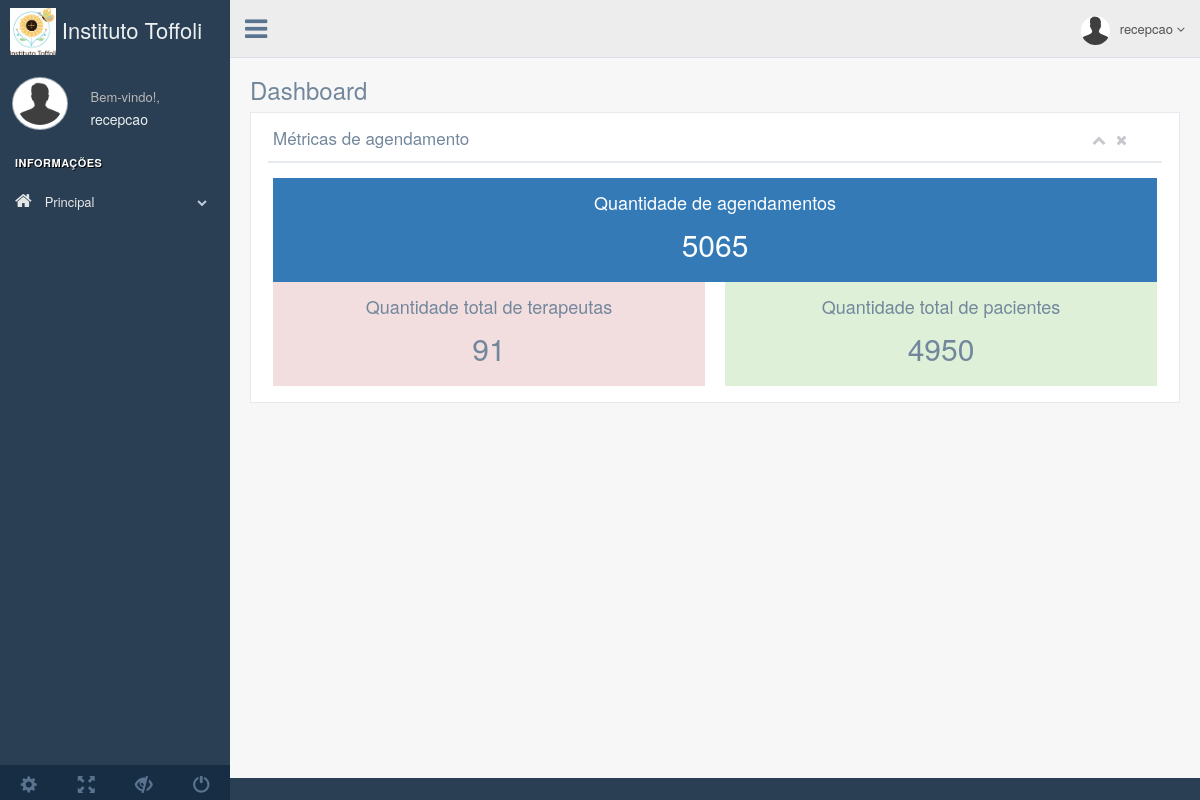
/dashboard (signed in), run on an earlier commit of the app's database.
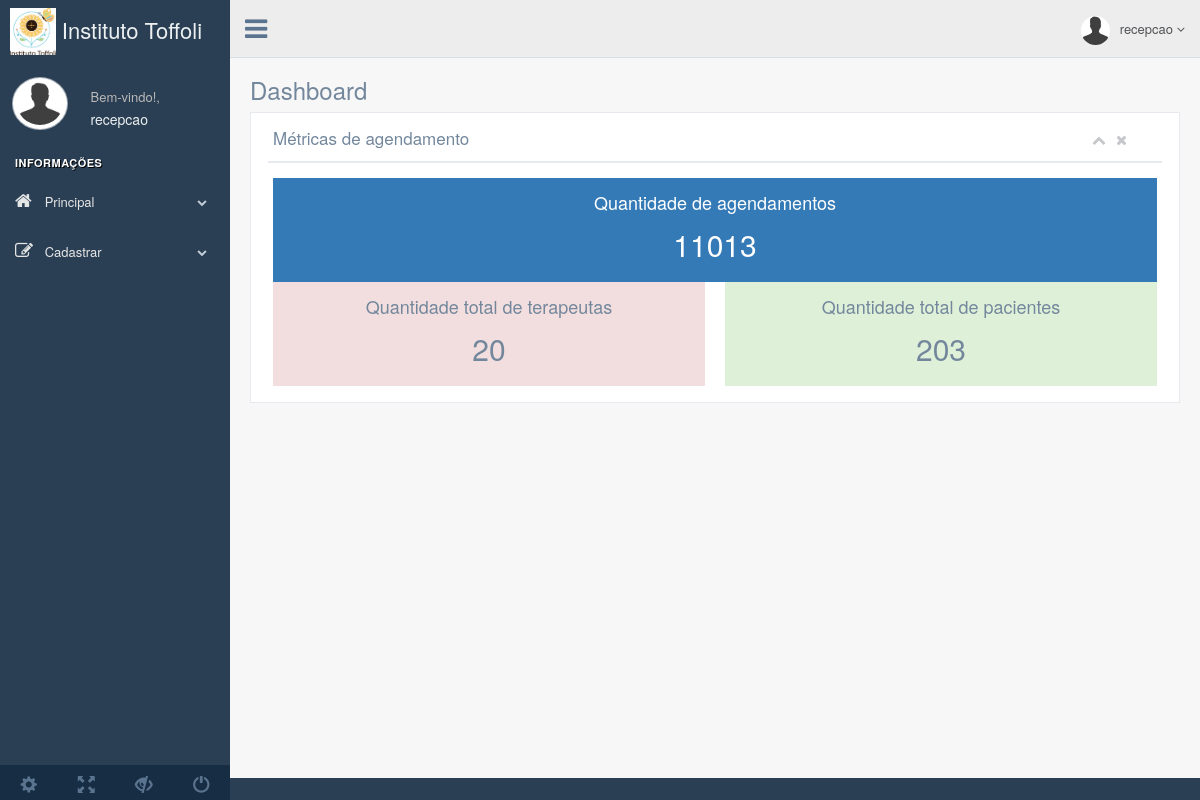
And on a later commit of the database.
### calendario/models.py (models this page shows, shortened)
class Event(models.Model):
    TIPOS_TERAPIA = [
        ("ABA","Aba"),
        ("CLINICO","Clinico"),
        ("PARTICULAR","Particular"),
    ]
    paciente = models.CharField(max_length=100)  # Agora é texto, não uma ForeignKey
    terapeuta = models.CharField(max_length=100)  # Agora é texto, não uma ForeignKey
    convenio = models.CharField(max_length=100)  # Agora é texto, não uma ForeignKey
    cidade = models.CharField(max_length=30, blank=True, null=True)
    tipo_terapia = models.CharField(max_length=12, choices=TIPOS_TERAPIA, default='')
    guia = models.CharField(max_length=20, blank=True, null=True)
    start_time = models.DateTimeField()
    end_time = models.DateTimeField(blank=True, null=True)
    descricao = models.TextField(blank=True, null=True)
    confirmado = models.BooleanField(default=False)
    foi_pago = models.BooleanField(default=False)
    valor_pago = models.DecimalField(max_digits=8, decimal_places=2, null=True, blank=True)
    comprovante = models.FileField(upload_to='comprovantes/', null=True, blank=True)
    pagamento_pendente = models.BooleanField(default=False)
    metric_count = models.IntegerField(default=0, editable=False)
    confirmed_color = models.CharField(max_length=20, default='')  # New field for confirmed color
    objects = EventManager()

### dashboard/views.py (the view)
# urls.py: path('', include('dashboard.urls')),
def dashboard(request):
    product_metrics = metrics.get_product_metrics
    context = {
        'product_metrics': product_metrics
    }
    return render(request, 'dashboard.html', context)

### dashboard/metrics.py (called while the page is built)
def get_product_metrics():
    event = Event.objects.all()
    paciente = Paciente.objects.all()
    terapeuta = Terapeuta.objects.all()
    total_event = sum(even.metric_count for even in event)
    total_pacientes = sum(pacientes.metric_paciente for pacientes in paciente)
    total_terapeutas = sum(terapeutas.metric_terapeuta for terapeutas in terapeuta)
    return dict(
        total_event = total_event,
        total_pacientes = total_pacientes,
        total_terapeutas = total_terapeutas,
    )

### dashboard/templates/dashboard.html (shortened to what this page needs)
{% extends 'componentes/base_site.html' %}
{% load static %}
{% block content %}
<div class="right_col" role="main">
    <div class="">
        <div class="page-title">
            <div class="title_left">
                <h3>Dashboard</h3>
            </div>
        </div>
        <div class="clearfix"></div>
        <div class="row">
            <div class="col-md-12">
                <div class="x_panel">
                    <div class="x_title">
                        <h2>Métricas de agendamento</h2>
                        <ul class="nav navbar-right panel_toolbox">
                            <li><a class="collapse-link"><i class="fa fa-chevron-up"></i></a>
                            </li>
                            <li><a class="close-link"><i class="fa fa-close"></i></a>
                            </li>
                        </ul>
                        <div class="clearfix"></div>
                    </div>
                    <div class="x_content">
                        {% include 'componentes/_products_metrics.html' %}
                    </div>
                </div>
            </div>
        </div>
    </div>
</div>
</div>
</div>
{% endblock content %}

### app/templates/componentes/sidebar.html (shortened to what this page needs)
{% load static %}
<div class="left_col scroll-view">
  <div class="navbar nav_title" style="border: 0;">
    <a href="{% url 'calendario:calendar' %}" class="site_title">
      <img src="{% static 'images/institutoToffoli-branco.jpeg' %}" alt="Instituto Toffoli Logo" class="img-fluid" style="max-height: 50px;">
    </i> <span>Instituto Toffoli</span></a>
  </div>
  <div class="profile clearfix">
    <div class="profile_pic">
      <img src="{{user.profile.profile_img.url}}" alt="..." class="img-circle profile_img">
    </div>
    <div class="profile_info">
      <span>Bem-vindo!,</span>
      <h2>{{user}}</h2>
    </div>
  </div>
  <br />
  <div id="sidebar-menu" class="main_menu_side hidden-print main_menu">
    <div class="menu_section">
      <h3>Informações</h3>
      <ul class="nav side-menu">
        <li><a><i class="fa fa-home"></i> Principal <span class="fa fa-chevron-down"></span></a>
        </li>
        {% if perms.calendario.add_event and perms.calendario.view_event  %}
        <li><a><i class="fa fa-edit"></i> Cadastrar <span class="fa fa-chevron-down"></span></a>
          <ul class="nav child_menu">
            {% endif %}
      </ul>
    </div>
  </div>
  <div class="sidebar-footer hidden-small">
    <a data-toggle="tooltip" data-placement="top" title="Settings">
      <span class="glyphicon glyphicon-cog" aria-hidden="true"></span>
    </a>
    <a data-toggle="tooltip" data-placement="top" title="FullScreen">
      <span class="glyphicon glyphicon-fullscreen" aria-hidden="true"></span>
    </a>
    <a data-toggle="tooltip" data-placement="top" title="Lock">
      <span class="glyphicon glyphicon-eye-close" aria-hidden="true"></span>
    </a>
    <a data-toggle="tooltip" data-placement="top" title="Logout" href="{% url 'logout' %}">
      <span class="glyphicon glyphicon-off" aria-hidden="true"></span>
    </a>
  </div>
</div>

### app/templates/componentes/_products_metrics.html
<div class="card mt-4">
    <div class="card-body">
        <div class="row">
            <div class="col-md-12 mb-4">
                <div class="card bg-primary text-white text-center" style="padding: 5px;">
                    <div class="card-body">
                        <h5 class="card-title" style="font-size: 1.8rem;">Quantidade de agendamentos</h5>
                        <p class="card-text font-weight-bold" style="font-size: 3rem;">{{ product_metrics.total_event }}</p>
                    </div>
                </div>
            </div>
            <div class="col-md-6">
                <div class="card bg-danger text-white text-center" style="padding: 5px;">
                    <div class="card-body">
                        <h5 class="card-title" style="font-size: 1.8rem;">Quantidade total de terapeutas</h5>
                        <p class="card-text font-weight-bold" style="font-size: 3rem;">{{ product_metrics.total_terapeutas }}</p>
                    </div>
                </div>
            </div>
            <div class="col-md-6">
                <div class="card bg-success text-white text-center" style="padding: 5px;">
                    <div class="card-body">
                        <h5 class="card-title" style="font-size: 1.8rem;">Quantidade total de pacientes</h5>
                        <p class="card-text font-weight-bold" style="font-size: 3rem;">{{ product_metrics.total_pacientes }}</p>
                    </div>
                </div>
            </div>
        </div>
    </div>
</div>

What changed in the data, as far as the page shows it:
removed Event: total_event "5065", total_terapeutas "91", total_pacientes "4950"
now on this page (row edited): Event: total_event "11013", total_terapeutas "20", total_pacientes "203"
Also different on the page:
text now shown: "Cadastrar"
